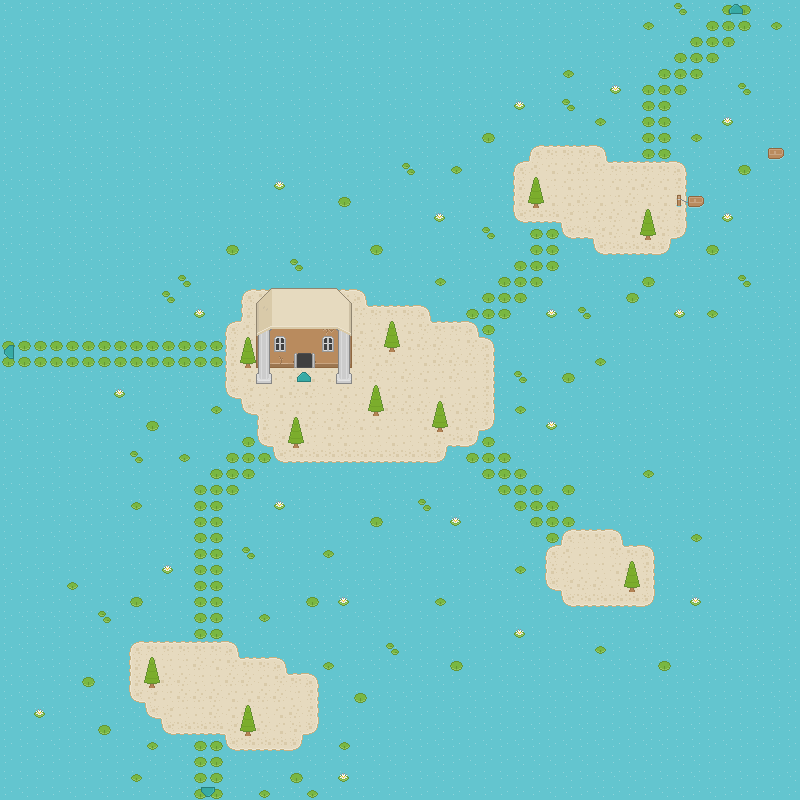

A level layout from a 2D game, rendered from its tile map. Below: a short description, then the map file with tile-grid data replaced by summaries:
An orthogonal 50x50 tile map with 16x16 px tiles, 6 tile layers (Ground Terrain, Ground Overlay, Deco0, Deco1, ...), 6 hidden layers not drawn.

<map version="1.4" tiledversion="1.4.3" orientation="orthogonal" renderorder="right-down" width="50" height="50" tilewidth="16" tileheight="16" infinite="0" nextlayerid="14" nextobjectid="1">
 <editorsettings>
  <export target="Lilypad Pathway Part 1.json" format="json" />
 </editorsettings>
 <tileset firstgid="1" source="roguelikeSheet.tsx" />
 <layer id="1" name="Ground Terrain" width="50" height="50">
  <data>[2500 cells, 2500 non-empty, 3 distinct tile ids]</data>
 </layer>
 <layer id="2" name="Ground Overlay" width="50" height="50">
  <data>[2500 cells, 320 non-empty, 15 distinct tile ids]</data>
 </layer>
 <layer id="3" name="Deco0" width="50" height="50">
  <data>[2500 cells, 244 non-empty, 20 distinct tile ids]</data>
 </layer>
 <layer id="4" name="Deco1" width="50" height="50">
  <data>[2500 cells, 18 non-empty, 12 distinct tile ids]</data>
 </layer>
 <layer id="5" name="Above0" width="50" height="50">
  <data>[2500 cells, 28 non-empty, 10 distinct tile ids]</data>
 </layer>
 <layer id="6" name="Above1" width="50" height="50">
  <data>[2500 cells, 0 non-empty, 0 distinct tile ids]</data>
 </layer>
 <layer id="7" name="Collision" width="50" height="50" visible="0">
  <data>[2500 cells, 2222 non-empty, 3 distinct tile ids]</data>
 </layer>
 <layer id="8" name="The River:-1:3168:up:" width="50" height="50" visible="0">
  <data>[2500 cells, 2 non-empty, 2 distinct tile ids]</data>
 </layer>
 <layer id="10" name="Lilypad Pathway Part 2:-1:32:down:" width="50" height="50" visible="0">
  <data>[2500 cells, 2 non-empty, 2 distinct tile ids]</data>
 </layer>
 <layer id="11" name="Lilypad Temple Room 0:448:1120:up:" width="50" height="50" visible="0">
  <data>[2500 cells, 2 non-empty, 2 distinct tile ids]</data>
 </layer>
 <layer id="13" name="The Sandy Beach:3168:-1:left:" width="50" height="50" visible="0">
  <data>[2500 cells, 2 non-empty, 2 distinct tile ids]</data>
 </layer>
 <layer id="12" name="Npc:kyle:Kyle:" width="50" height="50" visible="0">
  <data>[2500 cells, 1 non-empty, 1 distinct tile ids]</data>
 </layer>
</map>
